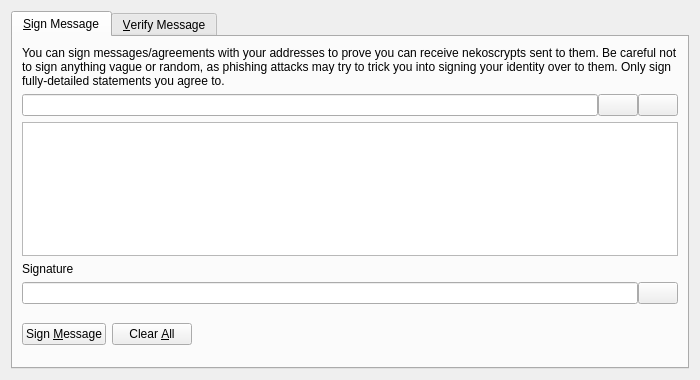
<?xml version="1.0" encoding="UTF-8"?>
<ui version="4.0">
 <class>SignVerifyMessageDialog</class>
 <widget class="QDialog" name="SignVerifyMessageDialog">
  <property name="geometry">
   <rect>
    <x>0</x>
    <y>0</y>
    <width>700</width>
    <height>380</height>
   </rect>
  </property>
  <property name="windowTitle">
   <string>Signatures - Sign / Verify a Message</string>
  </property>
  <property name="modal">
   <bool>true</bool>
  </property>
  <layout class="QVBoxLayout" name="verticalLayout">
   <item>
    <widget class="QTabWidget" name="tabWidget">
     <property name="currentIndex">
      <number>0</number>
     </property>
     <widget class="QWidget" name="tabSignMessage">
      <attribute name="title">
       <string>&amp;Sign Message</string>
      </attribute>
      <layout class="QVBoxLayout" name="verticalLayout_SM">
       <item>
        <widget class="QLabel" name="infoLabel_SM">
         <property name="text">
          <string>You can sign messages/agreements with your addresses to prove you can receive nekoscrypts sent to them. Be careful not to sign anything vague or random, as phishing attacks may try to trick you into signing your identity over to them. Only sign fully-detailed statements you agree to.</string>
         </property>
         <property name="textFormat">
          <enum>Qt::PlainText</enum>
         </property>
         <property name="wordWrap">
          <bool>true</bool>
         </property>
        </widget>
       </item>
       <item>
        <layout class="QHBoxLayout" name="horizontalLayout_1_SM">
         <property name="spacing">
          <number>0</number>
         </property>
         <item>
          <widget class="QValidatedLineEdit" name="addressIn_SM">
           <property name="toolTip">
            <string>The NekoSCrypt address to sign the message with</string>
           </property>
          </widget>
         </item>
         <item>
          <widget class="QPushButton" name="addressBookButton_SM">
           <property name="toolTip">
            <string>Choose previously used address</string>
           </property>
           <property name="text">
            <string/>
           </property>
           <property name="icon">
            <iconset resource="../bitcoin.qrc">
             <normaloff>:/icons/address-book</normaloff>:/icons/address-book</iconset>
           </property>
           <property name="shortcut">
            <string>Alt+A</string>
           </property>
           <property name="autoDefault">
            <bool>false</bool>
           </property>
          </widget>
         </item>
         <item>
          <widget class="QPushButton" name="pasteButton_SM">
           <property name="toolTip">
            <string>Paste address from clipboard</string>
           </property>
           <property name="text">
            <string/>
           </property>
           <property name="icon">
            <iconset resource="../bitcoin.qrc">
             <normaloff>:/icons/editpaste</normaloff>:/icons/editpaste</iconset>
           </property>
           <property name="shortcut">
            <string>Alt+P</string>
           </property>
           <property name="autoDefault">
            <bool>false</bool>
           </property>
          </widget>
         </item>
        </layout>
       </item>
       <item>
        <widget class="QPlainTextEdit" name="messageIn_SM">
         <property name="toolTip">
          <string>Enter the message you want to sign here</string>
         </property>
        </widget>
       </item>
       <item>
        <widget class="QLabel" name="signatureLabel_SM">
         <property name="text">
          <string>Signature</string>
         </property>
         <property name="textFormat">
          <enum>Qt::PlainText</enum>
         </property>
        </widget>
       </item>
       <item>
        <layout class="QHBoxLayout" name="horizontalLayout_2_SM">
         <property name="spacing">
          <number>0</number>
         </property>
         <item>
          <widget class="QLineEdit" name="signatureOut_SM">
           <property name="font">
            <font>
             <italic>true</italic>
            </font>
           </property>
           <property name="readOnly">
            <bool>true</bool>
           </property>
          </widget>
         </item>
         <item>
          <widget class="QPushButton" name="copySignatureButton_SM">
           <property name="toolTip">
            <string>Copy the current signature to the system clipboard</string>
           </property>
           <property name="text">
            <string/>
           </property>
           <property name="icon">
            <iconset resource="../bitcoin.qrc">
             <normaloff>:/icons/editcopy</normaloff>:/icons/editcopy</iconset>
           </property>
           <property name="autoDefault">
            <bool>false</bool>
           </property>
          </widget>
         </item>
        </layout>
       </item>
       <item>
        <layout class="QHBoxLayout" name="horizontalLayout_3_SM">
         <item>
          <widget class="QPushButton" name="signMessageButton_SM">
           <property name="toolTip">
            <string>Sign the message to prove you own this NekoSCrypt address</string>
           </property>
           <property name="text">
            <string>Sign &amp;Message</string>
           </property>
           <property name="icon">
            <iconset resource="../bitcoin.qrc">
             <normaloff>:/icons/edit</normaloff>:/icons/edit</iconset>
           </property>
           <property name="autoDefault">
            <bool>false</bool>
           </property>
          </widget>
         </item>
         <item>
          <widget class="QPushButton" name="clearButton_SM">
           <property name="toolTip">
            <string>Reset all sign message fields</string>
           </property>
           <property name="text">
            <string>Clear &amp;All</string>
           </property>
           <property name="icon">
            <iconset resource="../bitcoin.qrc">
             <normaloff>:/icons/remove</normaloff>:/icons/remove</iconset>
           </property>
           <property name="autoDefault">
            <bool>false</bool>
           </property>
          </widget>
         </item>
         <item>
          <spacer name="horizontalSpacer_1_SM">
           <property name="orientation">
            <enum>Qt::Horizontal</enum>
           </property>
           <property name="sizeHint" stdset="0">
            <size>
             <width>40</width>
             <height>48</height>
            </size>
           </property>
          </spacer>
         </item>
         <item>
          <widget class="QLabel" name="statusLabel_SM">
           <property name="font">
            <font>
             <weight>75</weight>
             <bold>true</bold>
            </font>
           </property>
           <property name="text">
            <string/>
           </property>
           <property name="wordWrap">
            <bool>true</bool>
           </property>
          </widget>
         </item>
         <item>
          <spacer name="horizontalSpacer_2_SM">
           <property name="orientation">
            <enum>Qt::Horizontal</enum>
           </property>
           <property name="sizeHint" stdset="0">
            <size>
             <width>40</width>
             <height>48</height>
            </size>
           </property>
          </spacer>
         </item>
        </layout>
       </item>
      </layout>
     </widget>
     <widget class="QWidget" name="tabVerifyMessage">
      <attribute name="title">
       <string>&amp;Verify Message</string>
      </attribute>
      <layout class="QVBoxLayout" name="verticalLayout_VM">
       <item>
        <widget class="QLabel" name="infoLabel_VM">
         <property name="text">
          <string>Enter the receiver's address, message (ensure you copy line breaks, spaces, tabs, etc. exactly) and signature below to verify the message. Be careful not to read more into the signature than what is in the signed message itself, to avoid being tricked by a man-in-the-middle attack. Note that this only proves the signing party receives with the address, it cannot prove sendership of any transaction!</string>
         </property>
         <property name="textFormat">
          <enum>Qt::PlainText</enum>
         </property>
         <property name="alignment">
          <set>Qt::AlignLeading|Qt::AlignLeft|Qt::AlignTop</set>
         </property>
         <property name="wordWrap">
          <bool>true</bool>
         </property>
        </widget>
       </item>
       <item>
        <layout class="QHBoxLayout" name="horizontalLayout_1_VM">
         <property name="spacing">
          <number>0</number>
         </property>
         <item>
          <widget class="QValidatedLineEdit" name="addressIn_VM">
           <property name="toolTip">
            <string>The NekoSCrypt address the message was signed with</string>
           </property>
          </widget>
         </item>
         <item>
          <widget class="QPushButton" name="addressBookButton_VM">
           <property name="toolTip">
            <string>Choose previously used address</string>
           </property>
           <property name="text">
            <string/>
           </property>
           <property name="icon">
            <iconset resource="../bitcoin.qrc">
             <normaloff>:/icons/address-book</normaloff>:/icons/address-book</iconset>
           </property>
           <property name="shortcut">
            <string>Alt+A</string>
           </property>
           <property name="autoDefault">
            <bool>false</bool>
           </property>
          </widget>
         </item>
        </layout>
       </item>
       <item>
        <widget class="QPlainTextEdit" name="messageIn_VM"/>
       </item>
       <item>
        <widget class="QValidatedLineEdit" name="signatureIn_VM"/>
       </item>
       <item>
        <layout class="QHBoxLayout" name="horizontalLayout_2_VM">
         <item>
          <widget class="QPushButton" name="verifyMessageButton_VM">
           <property name="toolTip">
            <string>Verify the message to ensure it was signed with the specified NekoSCrypt address</string>
           </property>
           <property name="text">
            <string>Verify &amp;Message</string>
           </property>
           <property name="icon">
            <iconset resource="../bitcoin.qrc">
             <normaloff>:/icons/transaction_0</normaloff>:/icons/transaction_0</iconset>
           </property>
           <property name="autoDefault">
            <bool>false</bool>
           </property>
          </widget>
         </item>
         <item>
          <widget class="QPushButton" name="clearButton_VM">
           <property name="toolTip">
            <string>Reset all verify message fields</string>
           </property>
           <property name="text">
            <string>Clear &amp;All</string>
           </property>
           <property name="icon">
            <iconset resource="../bitcoin.qrc">
             <normaloff>:/icons/remove</normaloff>:/icons/remove</iconset>
           </property>
           <property name="autoDefault">
            <bool>false</bool>
           </property>
          </widget>
         </item>
         <item>
          <spacer name="horizontalSpacer_1_VM">
           <property name="orientation">
            <enum>Qt::Horizontal</enum>
           </property>
           <property name="sizeHint" stdset="0">
            <size>
             <width>40</width>
             <height>48</height>
            </size>
           </property>
          </spacer>
         </item>
         <item>
          <widget class="QLabel" name="statusLabel_VM">
           <property name="font">
            <font>
             <weight>75</weight>
             <bold>true</bold>
            </font>
           </property>
           <property name="text">
            <string/>
           </property>
           <property name="wordWrap">
            <bool>true</bool>
           </property>
          </widget>
         </item>
         <item>
          <spacer name="horizontalSpacer_2_VM">
           <property name="orientation">
            <enum>Qt::Horizontal</enum>
           </property>
           <property name="sizeHint" stdset="0">
            <size>
             <width>40</width>
             <height>48</height>
            </size>
           </property>
          </spacer>
         </item>
        </layout>
       </item>
      </layout>
     </widget>
    </widget>
   </item>
  </layout>
 </widget>
 <customwidgets>
  <customwidget>
   <class>QValidatedLineEdit</class>
   <extends>QLineEdit</extends>
   <header>qt/qvalidatedlineedit.h</header>
  </customwidget>
 </customwidgets>
 <resources>
  <include location="../bitcoin.qrc"/>
 </resources>
 <connections/>
</ui>
